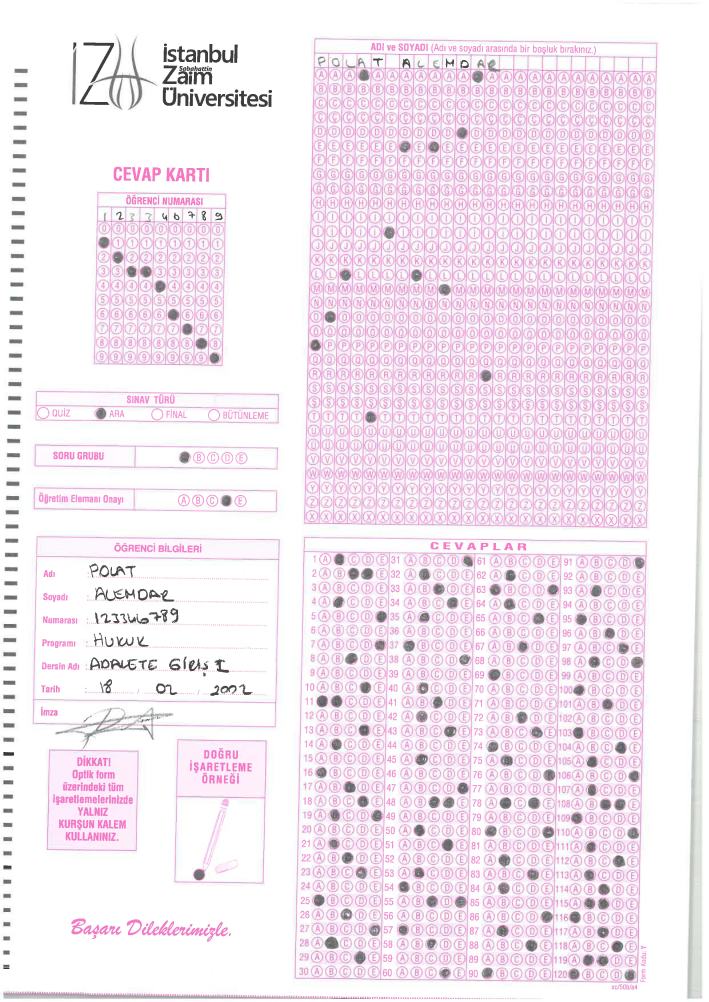
#> input picture Optical Mark Recognition/Front end project/Dataset/unnamed (4).jpg, 4959 x 7009 px (shown at 1/7 size)
$ python -i code.py   (imports and definitions only)
#> lines starting #> are read from the running program, lines starting #| are printed output that depends on the picture; after the words box and inside, x2 and y2 are one past the last pixel; in counts of white or black regions, pixels touching at a corner belong together

import cv2
import os
import numpy as np
import matplotlib.pyplot as plt

def omr_scan():
    # Reading the image from the dataset and cropping

    # Developer: Muhammad 19I-0561

    path = r"Dataset/unnamed (4).jpg"
    img = cv2.imread(path,cv2.IMREAD_GRAYSCALE)
    # TODO : Reading the image again in coloured mode
    img_color = cv2.imread(path,cv2.IMREAD_COLOR)
    # TODO : Image cropping
    img_color_MCQ = img_color[3770:7200, 2141:4500]
    img_color_Name = img_color[258:3671, 2141:4544]
    img_color_Roll = img_color[1342:2537, 657:1553]

    # TODO : Now cropping the same images for grayscale

    img_color_Name_gray = img[258:3671, 2141:4544]
    img_color_Roll_gray = img[1342:2537, 657:1553]
    img_color_MCQ_gray = img[3770:7200, 2141:4500]

    # Applying Contours and getting bounding rectangles

    # Developer: Mehmood Amjad 19I-0472

    # TODO : Applying Gaussian Blue and thresholding to get desired results
    img2 = cv2.GaussianBlur(img_color_MCQ_gray,(3,3),1,0)
    thresh, out = cv2.threshold(img2,150,255,cv2.THRESH_BINARY)
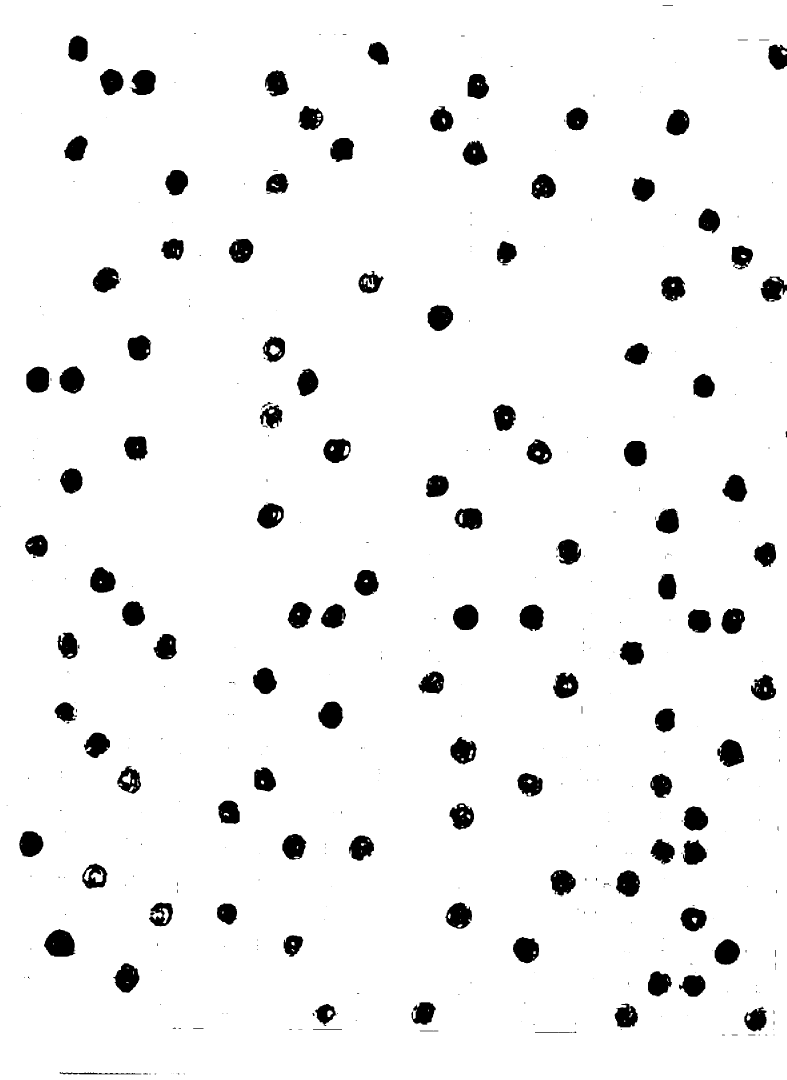
#> out: shape (3239, 2359) (shown at 1/3 size); 94.8% white; 420 black regions (277 under 20 px), largest, box (x1, y1, x2, y2) and area: (132, 2787, 226, 2870) 5843, (2152, 2218, 2232, 2301) 4709, (1359, 1814, 1435, 1890) 4606
    # TODO : Applying dilation first since image not negative
    kernel = np.ones((3,3),np.uint8)
    dilation = cv2.dilate(out,kernel,iterations = 1)
#> dilation: shape (3239, 2359); 95.4% white; 161 black regions (47 under 20 px), largest, box (x1, y1, x2, y2) and area: (133, 2789, 223, 2869) 5455, (1360, 1815, 1434, 1889) 4303, (2153, 2219, 2231, 2300) 4273

    # TODO : Applying erosion with a different kernel
    kernel = np.ones((5,5),np.uint8)
    erosion = cv2.erode(dilation,kernel,iterations = 1)
#> erosion: shape (3239, 2359); 94.3% white; 132 black regions, largest, box (x1, y1, x2, y2) and area: (131, 2787, 225, 2871) 6209, (2151, 2217, 2233, 2302) 5104, (339, 2889, 419, 2979) 4971

    # Calculating the dimensions of each window and cropping image accordingly

    # Developer: Danyal Faheem 19I-2014 and Muhammad 19I-0561

    # TODO : Applying Gaussian Blue and thresholding to get desired results
    img2 = cv2.GaussianBlur(img_color_MCQ_gray, (3, 3), 1, 0)
    thresh, out = cv2.threshold(img2, 150, 255, cv2.THRESH_BINARY)
    # TODO : Applying dilation first since image not negative
    kernel = np.ones((3, 3), np.uint8)
    dilation = cv2.dilate(out, kernel, iterations=1)

    # TODO : Applying erosion with a different kernel
    kernel = np.ones((5, 5), np.uint8)
    erosion = cv2.erode(dilation, kernel, iterations=1)

    # TODO : Function to calculate Median value of a list
    def median(lst):
        sortedLst = sorted(lst)
        lstLen = len(lst)
        index = (lstLen - 1) // 2

        if (lstLen % 2):
            return sortedLst[index]
        else:
            return (sortedLst[index] + sortedLst[index + 1])/2.0


    # TODO : Taking negative of our image to get the contours
    erosion = erosion - 255
#> erosion: shape (3239, 2359); values 0 (black) and 1 (white), 5.7% white; 132 white regions

    width = []
    height = []

    # TODO : Calculating contorus of our processed image
    contours, hierarchy = cv2.findContours(
        erosion, cv2.RETR_EXTERNAL, cv2.CHAIN_APPROX_SIMPLE)
#> contours = 132 contours, 7 with area under 20; largest, box (x1, y1, x2, y2) and area: (131, 2787, 225, 2871) 6064, (2151, 2217, 2233, 2302) 4959, (1538, 2810, 1618, 2891) 4838, (339, 2889, 419, 2979) 4836, (1335, 2706, 1417, 2787) 4794

    # TODO : Calculating Bounding Rectangles and drawing them
    for i in range(len(contours)):
        if (cv2.contourArea(contours[i]) > 0):
            x, y, w, h = cv2.boundingRect(contours[i])
            # TODO : Appending the width and height since we need them later
            width.append(w)
            height.append(h)
            cv2.rectangle(img_color_MCQ, (x, y), (x+w, y+h), (255, 0, 0), 4)
#> this loop made 132 passes
#> (x, y, w, h) on passes 1 to 8: (434, 3219, 6, 5), (362, 3219, 10, 5), (394, 3218, 12, 6), (378, 3218, 12, 6), (346, 3218, 10, 6), (328, 3218, 12, 6), (314, 3218, 10, 6), (296, 3218, 10, 6)
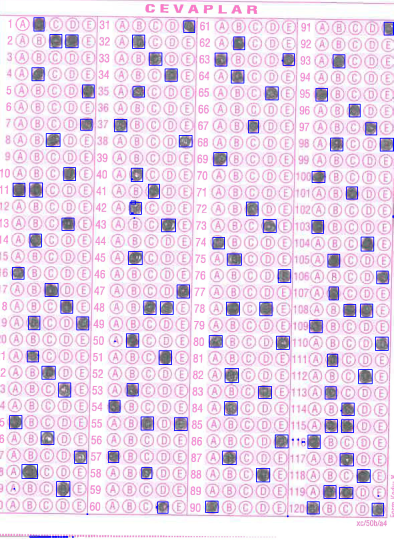
#> img_color_MCQ: shape (3239, 2359, 3) (shown at 1/6 size); mean B, G, R 233.9, 215.1, 232.3
#> after the loop, height = 132 values, max 90 at index 21, min 5 at index 0, mean 61.05; width = 132 values, max 94 at index 25, min 3 at index 90, mean 59.45

    # TODO : Calculating the width of one row of MCQs
    # TODO : One row of MCQs has 5 options, taking median of width of all and therefore creating one row width
    row_width = (median(width) * 7) + (median(width) * 0.25)
#> in median, `sortedLst = sorted(lst)`: sortedLst = 132 values from 3 to 94
#> in median, `lstLen = len(lst)`: lstLen = 132
#> in median, `index = (lstLen - 1) // 2`: index = 65
#> row_width = 514.8

    # TODO : Calculating the height of one row of MCQs
    # TODO : One row of MCQs has 1 options, taking median of height of all and therefore creating one row height
    row_height = median(height) + (median(height) * 0.3)
#> row_height = 98.8
    rows = []


    # TODO : Position detection of the circle and also check that only one option should be marked
    img_height, img_width, colors = img_color_MCQ.shape
    x = 78
    y = 85

    # TODO : An string to store the results of each option in, to be explained later
    student_results = ""


    def calculation(new_image):
        # Variable to hold the result
        student_result = ""
        # Converting the Passed Image in to grey scale
        working_image = grayscale = cv2.cvtColor(new_image, cv2.COLOR_BGR2GRAY)
        # Defining a sharpening kernel
        kernel = np.array([[0, -1, 0],
                        [-1, 5, -1],
                        [0, -1, 0]])
        # Sharpen the image in order to detect contors efficiently
        working_image = cv2.filter2D(src=working_image, ddepth=-1, kernel=kernel)
        # Defining constant for inverse log ( sharpe the image )
        c = 255 / np.log(1 + np.max(working_image))
        # Applying the Mask
        working_image = np.exp(working_image**1/c) - 1
        # ROunding off all the intensity values of pixel
        working_image = np.array(working_image, dtype=np.uint8)
        # Extracting contours from the image ( Working image )
        contours, hierarchy = cv2.findContours(
            working_image, cv2.RETR_EXTERNAL, cv2.CHAIN_APPROX_SIMPLE)
        # Student result
        # If we get more than 2 countours break hint: there should be max two filled object if there is only one option selected
        if len(contours) >= 3:
            # If there are more than two option selected return -1
            # Demo purpose
            print("You have marked two opt")
            student_result += "-1,"
        else:
            # So far, We have the Question which has only one or may be no option selected
            position = 0
            # A check : bool to see weather it is attempted or not
            check = True
            # Loop on the counters detected by th open cv function
            for i in range(len(contours)):
                # If the contour area is in this range hint : min:max area of attempted circle
                if cv2.contourArea(contours[i]) > 3500 and cv2.contourArea(contours[i]) < 6000:
                    index = i
                    # Extracting the detected option moments to get the central value
                    M = cv2.moments(contours[i])
                    x = int(M["m10"] / M["m00"])
                    y = int(M["m01"] / M["m00"])
                    # In order to see the postion of that perticular circle do the following step
                    #   1. copy the x coordinate of detected filled circle
                    #   2. loop towards right by adding space = box size of options
                    #   3. Counts the number of shifts before hitting the extreme ( start ) : x = 0
                    #   4. Number of shifts will give you the exact position that can easily be checked from the key
                    looper = x
                    # Loop until hit the extreme left of the image
                    while looper > 0:
                        # row_width min looper
                        looper -= 100
                        # On every shift increase the postion variable
                        position += 1
                        # storing the selected option to return
                    student_result += str(position)
                    # We got the result thus False the check : bool
                    check = False
            # If no contour found in that range, There is no option attempted
            if check:
                # Demo purpose
                print("you skipped this mcq")
                # Send back the error msg
                student_result += "-1,"
            else:
                # If we got the exact positing pop it on screen for better understanding: Demo purpose
                print("You have selected ", position)
        # Show the extracted Image : Demo purpose
        plt.imshow(working_image), plt.axis('off')
        fig, axs = plt.subplots(1, 1)
        axs.imshow(working_image, cmap='gray')
        axs.axis('off')
        axs.set_title('Original Image', fontsize='medium')
        return student_result


    # Send coordinates of extracted row ( to be calculated)
    x += 2*row_width + (row_width * 0.1)+100
#> x = 1259
    y = 7*row_height+10
#> y = 701.6
    new_image = img_color_MCQ[int(y): int(
        y + row_height), int(x): int(x + row_width)]
    # TODO : Calling our function and storing the return value of one row
    student_results += calculation(new_image)
#> in calculation, `c = 255 / np.log(1 + np.max(working_image))`: c = 45.99
#> in calculation, `contours, hierarchy = cv2.findContours( working_image, cv2.RETR_EXTERN..`: contours = 2 contours; box (x1, y1, x2, y2) and area: (0, 0, 515, 99) 45060, (235, 25, 291, 94) 3740
#> the loop in calculation, `for i in range(len(contours)):` made 2 passes
#> (index, x, y, student_result, check) on pass 1: (0, 262, 59, '3', False)
#> after the loop in calculation, `for i in range(len(contours)):`: position = 3
#| You have selected  3
#> student_results = '3'

    # Now applying the same on the Roll Number part

    # Developer: Danyal Faheem 19I-2014 and Muhammad 19I-0561

    # TODO : Applying Gaussian Blue and thresholding to get desired results
    img3 = cv2.GaussianBlur(img_color_Roll_gray, (3, 3), 1, 0)
    thresh, out = cv2.threshold(img3, 150, 255, cv2.THRESH_BINARY)
#> out: shape (1195, 896); 96.1% white; 74 black regions (41 under 20 px), largest, box (x1, y1, x2, y2) and area: (715, 1025, 791, 1101) 4358, (432, 624, 502, 705) 4227, (519, 824, 595, 900) 4071
    # TODO : Applying dilation first since image not negative
    kernel = np.ones((3, 3), np.uint8)
    dilation = cv2.dilate(out, kernel, iterations=1)
#> dilation: shape (1195, 896); 96.6% white; 28 black regions (10 under 20 px), largest, box (x1, y1, x2, y2) and area: (716, 1026, 790, 1100) 4030, (433, 626, 501, 704) 3917, (520, 825, 594, 899) 3716

    # TODO : Applying erosion with a different kernel
    kernel = np.ones((5, 5), np.uint8)
    erosion = cv2.erode(dilation, kernel, iterations=1)
#> erosion: shape (1195, 896); 95.7% white; 26 black regions, largest, box (x1, y1, x2, y2) and area: (714, 1024, 792, 1102) 4678, (431, 624, 503, 706) 4533, (327, 521, 403, 601) 4412

    # TODO : Function to calculate Median value of a list
    def median(lst):
        sortedLst = sorted(lst)
        lstLen = len(lst)
        index = (lstLen - 1) // 2

        if (lstLen % 2):
            return sortedLst[index]
        else:
            return (sortedLst[index] + sortedLst[index + 1])/2.0


    # TODO : Taking negative of our image to get the contours
    erosion = erosion - 255
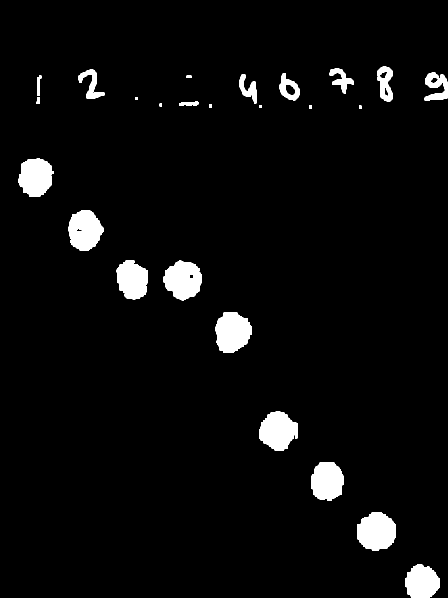
#> erosion: shape (1195, 896) (shown at 1/2 size); values 0 (black) and 1 (white), 4.3% white; 26 white regions

    width = []
    height = []

    # TODO : Calculating contorus of our processed image
    contours, hierarchy = cv2.findContours(
        erosion, cv2.RETR_EXTERNAL, cv2.CHAIN_APPROX_SIMPLE)
#> contours = 26 contours; largest, box (x1, y1, x2, y2) and area: (714, 1024, 792, 1102) 4552, (431, 624, 503, 706) 4406, (327, 521, 403, 601) 4328, (518, 823, 596, 901) 4262, (137, 420, 207, 502) 4144

    # TODO : Calculating Bounding Rectangles and drawing them
    for i in range(len(contours)):
        if (cv2.contourArea(contours[i]) > 0):
            x, y, w, h = cv2.boundingRect(contours[i])
            # TODO : Appending the width and height since we need them later
            width.append(w)
            height.append(h)
            cv2.rectangle(img_color_Roll, (x, y), (x+w, y+h), (255, 0, 0), 4)
#> this loop made 26 passes
#> (x, y, w, h) on passes 1 to 8: (811, 1128, 68, 67), (714, 1024, 78, 78), (622, 924, 66, 77), (518, 823, 78, 78), (431, 624, 72, 82), (327, 521, 76, 80), (233, 520, 63, 79), (137, 420, 70, 82)
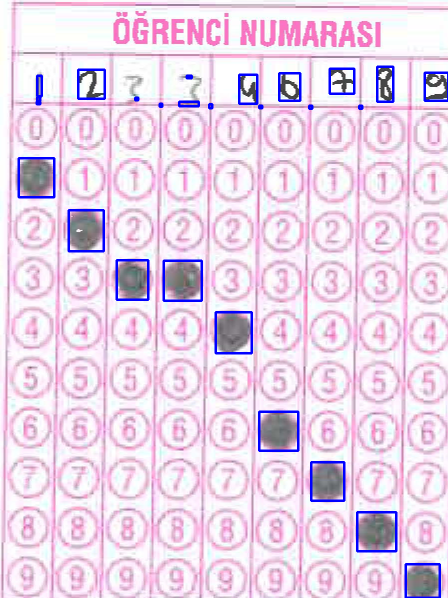
#> img_color_Roll: shape (1195, 896, 3) (shown at 1/2 size); mean B, G, R 233.1, 212.5, 232.9
#> after the loop, height = 26 values, max 82 at index 4, min 5 at index 11, mean 44.27; width = 26 values, max 78 at index 1, min 5 at index 13, mean 38.73

    # TODO : Calculating the width of one row of MCQs
    # TODO : Appending the width and height since we need them later
    row_width = (median(width))
#> in median, `sortedLst = sorted(lst)`: sortedLst = 26 values from 5 to 78
#> in median, `lstLen = len(lst)`: lstLen = 26
#> in median, `index = (lstLen - 1) // 2`: index = 12
#> row_width = 40.5

    # TODO : Calculating the height of one row of MCQs
    # TODO : One row of MCQs has 1 options, taking median of height of all and therefore creating one row height
    row_height = (median(height) * 18) + (median(height) * 0.3)
#> row_height = 1015.6

    rows = []

    # TODO : Getting the resolution of our image
    img_height, img_width, colors = img_color_Roll.shape
    x = 30
    y = 220
    # # TODO : Running a loop to crop our rows according to row width and height
    roll_number = []
    iteration = 1
    adder = 0
    # print(img_width)
    while x < img_width:
        # print(iteration, x)
        # exit()
        # TODO : Crop the image accordinly
        y = 220
        new_image = img_color_Roll[int(y): int(
            y + row_height+40), int(x): int(x + row_width+40)]
        working_image = grayscale = cv2.cvtColor(new_image, cv2.COLOR_BGR2GRAY)
        # Defining a sharpening kernel
        kernel = np.array([[0, -1, 0],
                        [-1, 5, -1],
                        [0, -1, 0]])
        # Sharpen the image in order to detect contors efficiently
        working_image = cv2.filter2D(src=working_image, ddepth=-1, kernel=kernel)
        # Defining constant for inverse log ( sharpe the image )
        c = 255 / np.log(1 + np.max(working_image))
        # Applying the Mask
        working_image = np.exp(working_image**1/c) - 1
        # ROunding off all the intensity values of pixel
        working_image = np.array(working_image, dtype=np.uint8)
        # Extracting contours from the image ( Working image )
        contours, hierarchy = cv2.findContours(
            working_image, cv2.RETR_EXTERNAL, cv2.CHAIN_APPROX_SIMPLE)
        # TODO : If more than one filled circle, it is an error
        if len(contours) >= 3:
            roll_number.append(-1)
        # TODO : Loop through contours to get position of chosen circle
        else:
            position = 0
            check = True
            for i in range(len(contours)):
                if cv2.contourArea(contours[i]) > 3500 and cv2.contourArea(contours[i]) < 6000:
                    index = i
                    M = cv2.moments(contours[i])
                    x = int(M["m10"] / M["m00"])
                    y = int(M["m01"] / M["m00"])
                    looper = y
                    while looper > 0:
                        looper -= 100
                        position += 1
                check = False
        # TODO : If no option selected, then false option
        if check:
            roll_number.append(-1)
        # TODO : If option selected, then add that option value
        else:
            roll_number.append(position-1)
        # TODO : Here we have added some calculations to apply scaling to row width
        iteration += 1
        if iteration == 4 or iteration == 3:
            x = (iteration+iteration-1)*row_width + (row_width * 0.1)+30
        elif iteration >= 5 and iteration < 9:
            x = (iteration+iteration-1)*row_width + \
                (row_width * 0.1)+40+(20*adder)
            adder += 1
        elif iteration == 9:
            x = (iteration+iteration-1)*row_width + \
                (row_width * 0.1)+(40+(20*adder)-10)
        elif iteration == 10:
            break
        else:
            x += row_width + (row_width * 0.1)+40
#> this loop made 9 passes
#> x on passes 1 to 8: 126.5, 236.6, 317.6, 408.6, 509.6, 610.5, 711.5, 802.5
#> pass 1, in omr_scan, `working_image = cv2.filter2D(src=working_image, ddepth=-1, kernel=kern..`:
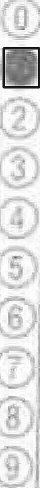
#> working_image: shape (975, 80) (shown at 1/2 size); min 0, max 255, mean 219
#> pass 1, in omr_scan, `working_image = np.exp(working_image**1/c) - 1`:
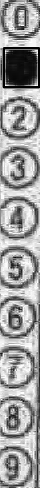
#> working_image: shape (975, 80) float64 (shown at 1/2 size); min 0, max 255, mean 157.3
#> after the loop:
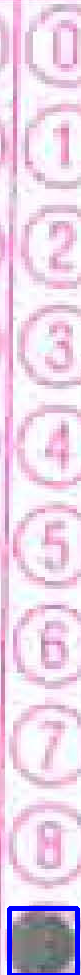
#> new_image: shape (975, 81, 3); mean B, G, R 232.1, 212.5, 233.3
#> after the loop, adder = 4; iteration = 10; roll_number = [1, 2, 3, 3, 4, 6, 7, 8, 9]
#> (the rest of the program and of its run is left out)
